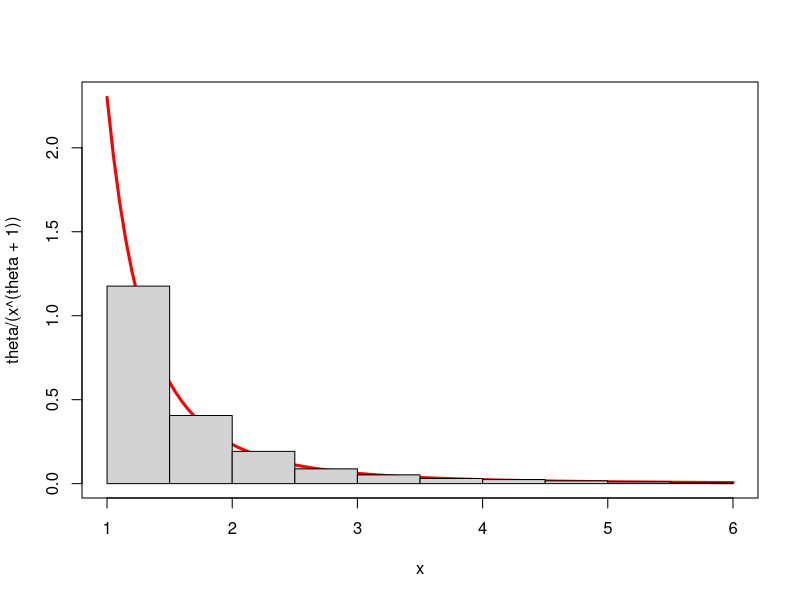
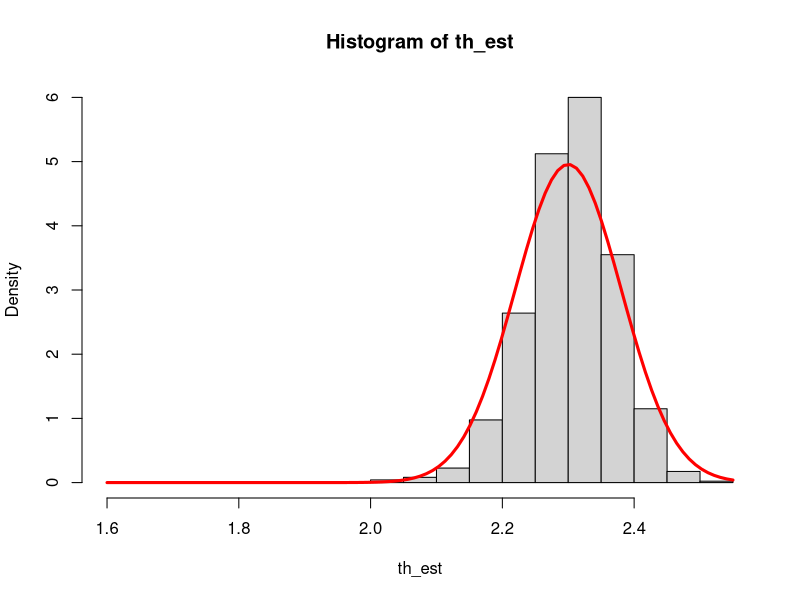

Source code (R) for these figures, in order:
rm(list=ls())
theta = 2.3 #Parámetro "theta" a estimar usando una muestra

#Función de distribución
frame()
curve(theta/(x^(theta+1)), from=1, to=6, lwd=3, col='red') #Esto cambia

#Simula muestra de n observaciones
n = 2000 #Tamaño muestra
xs = exp(rexp(n, theta)) #Valores de X
hist(xs[xs<6], prob=T, add=T, breaks=15)
th_est = mean(xs)/(mean(xs)-1); th_est #Estimación de theta, esto cambia

#Estimación de theta con m muestras de n observaciones
m = 1*10^4
X_est=rep(m,0)
for(i in 1:m){xs = exp(rexp(n, theta)); th_est[i] = mean(xs)/(mean(xs)-1)} #Esto cambia
mean(th_est)
var(th_est)
var_th_est = (theta*(theta-1)^2/(n*(theta-2))); var_th_est #Esto cambia
hist(th_est, prob=TRUE, breaks=15)
curve(dnorm(x,theta,sqrt(var_th_est)), lwd=3, col='red', add=T)
